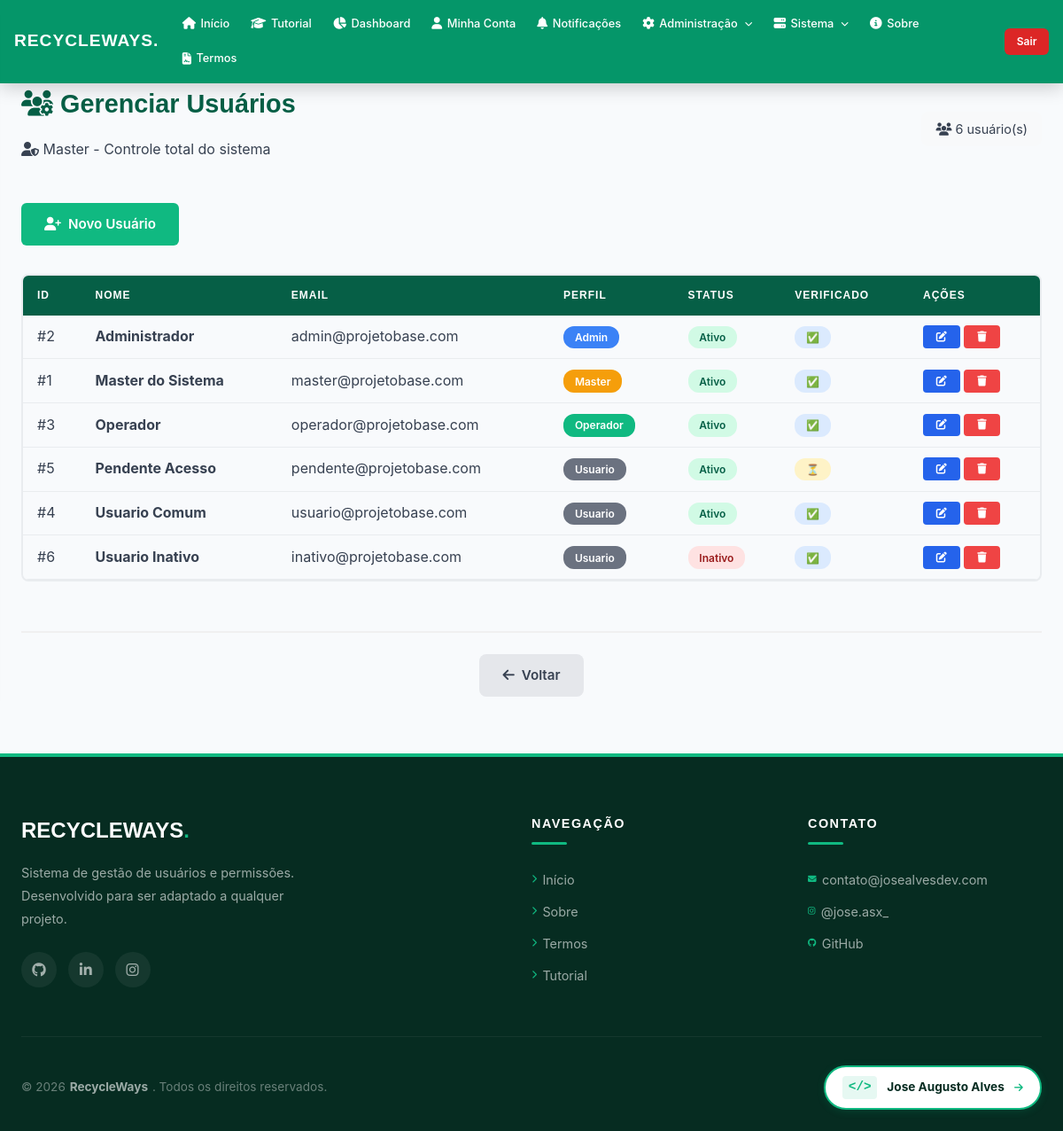
Page /RecycleWays/usuarios (signed in) on the committed database.
### tables this page shows
CREATE TABLE IF NOT EXISTS usuario (
    id_usuario INT PRIMARY KEY AUTO_INCREMENT,
    nome VARCHAR(150) NOT NULL,
    email VARCHAR(100) UNIQUE NOT NULL,
    senha VARCHAR(255) NOT NULL,
    telefone VARCHAR(15),
    data_nascimento DATE,
    ativo BOOLEAN DEFAULT TRUE,
    id_perfil INT NOT NULL DEFAULT 4,
    primeiro_acesso BOOLEAN DEFAULT TRUE,
    data_primeiro_acesso DATETIME,
    token_verificacao VARCHAR(64) NULL,
    email_verificado BOOLEAN DEFAULT FALSE,
    data_verificacao DATETIME NULL,
    data_criacao TIMESTAMP DEFAULT CURRENT_TIMESTAMP,
    data_atualizacao TIMESTAMP DEFAULT CURRENT_TIMESTAMP ON UPDATE CURRENT_TIMESTAMP,
    FOREIGN KEY (id_perfil) REFERENCES perfil(id_perfil)
);

CREATE TABLE IF NOT EXISTS perfil (
    id_perfil INT PRIMARY KEY AUTO_INCREMENT,
    perfil VARCHAR(20) UNIQUE NOT NULL
);

### app/Controllers/UsuarioController.php (called while the page is built, shortened)
<?php
require_once __DIR__ . '/../Core/App.php';
require_once __DIR__ . '/../Models/Usuario.php';
require_once __DIR__ . '/../Helpers/PaginationHelper.php';
class UsuarioController
{
    private $usuario;
    public function __construct()
    {
        $this->usuario = new Usuario();
    }
    public function index()
    {
        $pagina = (int) ($_GET['pagina'] ?? 1);
        $limite = 20;
        $total = $this->usuario->getTotal();
        $paginacao = PaginationHelper::paginate($total, $pagina, $limite);
        $usuarios = $this->usuario->getWithPagination($limite, $paginacao['offset']);
        require '../app/Views/usuarios/index.php';
    }
}

### app/Core/Router.php (called while the page is built, shortened)
<?php
require_once __DIR__ . '/App.php';
class Router
{
    private $routes = [
        'GET' => [],
        'POST' => []
    ];
    public function get($uri, $action, $roles = [])
    {
        $this->routes['GET'][$uri] = [
            'action' => $action,
            'roles' => $roles
        ];
    }
    public function post($uri, $action, $roles = [])
    {
        $this->routes['POST'][$uri] = [
            'action' => $action,
            'roles' => $roles
        ];
    }
    public function dispatch($requestUri)
    {
        $path = parse_url($requestUri, PHP_URL_PATH);
        $basePath = App::getBasePath();
        if ($basePath && strpos($path, $basePath) === 0) {
            $path = substr($path, strlen($basePath));
        }
        $method = $_SERVER['REQUEST_METHOD'];
        $route = $this->routes[$method][$path] ?? null;
        $params = [];
        $action = $route['action'];
        [$controller, $methodName] = explode('@', $action);
        $controllerInstance = new $controller();
        $controllerInstance->$methodName(...$params);
    }
}

### public/index.php (called while the page is built, shortened)
<?php
require_once __DIR__ . '/../app/Core/App.php';
require_once __DIR__ . '/../app/Config/database.php';
require_once __DIR__ . '/../app/Core/Router.php';
$router = new Router();
$router->dispatch($_SERVER['REQUEST_URI']);

### app/Models/Usuario.php (called while the page is built, shortened)
<?php
require_once __DIR__ . '/../Config/database.php';
class Usuario
{
    private $conn;
    public function __construct()
    {
        $this->conn = Database::getConnection();
    }
    public function getWithPagination(int $limite, int $offset): array
    {
        $sql = "SELECT u.*, p.perfil as nome_perfil
                FROM usuario u
                LEFT JOIN perfil p ON u.id_perfil = p.id_perfil
                ORDER BY u.nome ASC
                LIMIT ? OFFSET ?";
        $stmt = $this->conn->prepare($sql);
        $stmt->execute([$limite, $offset]);
        return $stmt->fetchAll(PDO::FETCH_ASSOC);
    }
    public function getTotal(): int
    {
        $sql = "SELECT COUNT(*) as total FROM usuario";
        $stmt = $this->conn->prepare($sql);
        $stmt->execute();
        $resultado = $stmt->fetch(PDO::FETCH_ASSOC);
        return (int) ($resultado['total'] ?? 0);
    }
}

### app/Core/App.php (called while the page is built, shortened)
<?php
class App
{
    private static $config = null;
    public static function init()
    {
        if (self::$config === null) {
            $envFile = __DIR__ . '/../../.env';
            self::$config = parse_ini_file($envFile);
        }
    }
    public static function get($key, $default = null)
    {
        return self::$config[$key] ?? $_ENV[$key] ?? $default;
    }
    public static function getName()
    {
        return self::get('APP_NAME', 'ProjetoBase');
    }
    public static function getBasePath()
    {
        return self::get('APP_BASE_PATH', '/' . self::getName());
    }
}

### app/Config/database.php (called while the page is built, shortened)
<?php
require_once __DIR__ . '/../Core/App.php';
class Database
{
    private static $connection = null;
    public static function getConnection()
    {
        if (self::$connection === null) {
            try {
                $host = App::get('DB_HOST', '127.0.0.1');
                $dbname = App::get('DB_NAME', 'ProjetoBase');
                $user = App::get('DB_USER', 'root');
                $pass = App::get('DB_PASS', '');
                $port = App::get('DB_PORT', '3306');
                if (strpos($host, ':') !== false) {
                    $dsn = "mysql:host={$host};dbname={$dbname};charset=utf8";
                } else {
                    $dsn = "mysql:host={$host};port={$port};dbname={$dbname};charset=utf8";
                }
                self::$connection = new PDO(
                    $dsn,
                    $user,
                    $pass,
                    [
                        PDO::ATTR_ERRMODE => PDO::ERRMODE_EXCEPTION,
                        PDO::ATTR_DEFAULT_FETCH_MODE => PDO::FETCH_ASSOC,
                        PDO::ATTR_EMULATE_PREPARES => false
                    ]
                );
            } catch (PDOException $e) {
                error_log("Erro de conexão com o banco: " . $e->getMessage());
                throw new Exception("Erro de conexão com o banco de dados: " . $e->getMessage());
            }
        }
        return self::$connection;
    }
}

### app/Helpers/PaginationHelper.php (called while the page is built, shortened)
<?php
class PaginationHelper
{
    public static function paginate($total, $paginaAtual = 1, $limite = 20)
    {
        $totalPaginas = ceil($total / $limite);
        $paginaAtual = max(1, min($paginaAtual, $totalPaginas));
        $offset = ($paginaAtual - 1) * $limite;
        return [
            'total' => $total,
            'totalPaginas' => $totalPaginas,
            'paginaAtual' => $paginaAtual,
            'limite' => $limite,
            'offset' => $offset
        ];
    }
}

### app/Views/usuarios/index.php (the view, shortened to what this page needs)
<?php
require_once __DIR__ . '/../layouts/header.php';
require_once __DIR__ . '/../layouts/nav.php';
?>
<section class="usuarios-section animate-in">
    <div class="container">
        <div class="usuarios-content">
            <div class="usuarios-hero">
                <div>
                    <h1><i class="fas fa-users-cog"></i> Gerenciar Usuários</h1>
                    <p class="usuarios-subtitle">
                        <i class="fas fa-user-shield"></i>
                        <?php if ($role == 1): ?>
                            Master - Controle total do sistema
                        <?php elseif ($role == 2): ?>
                            Admin - Gerencie usuários e atribua perfis
                        <?php endif; ?>
                    </p>
                </div>
                <span class="badge-count">
                    <i class="fas fa-users"></i> <?= $total ?? 0 ?> usuário(s)
                </span>
            </div>
            <div class="usuarios-actions">
                <?php if (in_array($role, [1, 2])): ?>
                    <a href="<?= $basePath ?>/usuarios/criar" class="btn btn-new">
                        <i class="fas fa-user-plus"></i> Novo Usuário
                    </a>
                <?php endif; ?>
            </div>
            <div class="usuarios-table-wrapper">
                <table>
                    <thead>
                        <tr>
                            <th>ID</th>
                            <th>Nome</th>
                            <th>Email</th>
                            <th>Perfil</th>
                            <th>Status</th>
                            <th>Verificado</th>
                            <th>Ações</th>
                        </tr>
                    </thead>
                    <tbody>
                        <?php foreach ($usuarios as $usuario): ?>
                            <tr>
                                <td>#<?= $usuario['id_usuario'] ?></td>
                                <td><strong><?= htmlspecialchars($usuario['nome']) ?></strong></td>
                                <td><?= htmlspecialchars($usuario['email']) ?></td>
                                <td>
                                    <span class="status-badge perfil-<?= $usuario['id_perfil'] ?>">
                                        <?= htmlspecialchars($usuario['nome_perfil'] ?? 'Usuario') ?>
                                    </span>
                                </td>
                                <td>
                                    <span class="status-badge <?= $usuario['ativo'] ? 'ativo' : 'inativo' ?>">
                                        <?= $usuario['ativo'] ? 'Ativo' : 'Inativo' ?>
                                    </span>
                                </td>
                                <td>
                                    <span class="status-badge <?= $usuario['email_verificado'] ? 'verificado' : 'pendente' ?>">
                                        <?= $usuario['email_verificado'] ? '✅' : '⏳' ?>
                                    </span>
                                </td>
                                <td>
                                    <div class="action-buttons">
                                        <?php if (in_array($role, [1, 2])): ?>
                                            <a href="<?= $basePath ?>/usuarios/editar?id=<?= $usuario['id_usuario'] ?>" class="btn btn-sm btn-edit">
                                                <i class="fas fa-edit"></i>
                                            </a>
                                        <?php endif; ?>
                                        <?php if ($role == 1): ?>
                                            <a href="<?= $basePath ?>/usuarios/excluir?id=<?= $usuario['id_usuario'] ?>" class="btn btn-sm btn-danger" onclick="return confirm('Tem certeza que deseja desativar este usuário?')">
                                                <i class="fas fa-trash"></i>
                                            </a>
                                        <?php endif; ?>
                                    </div>
                                </td>
                            </tr>
                        <?php endforeach; ?>
                    </tbody>
                </table>
            </div>
            <div class="usuarios-voltar">
                <a href="<?= $basePath ?>/" class="btn">
                    <i class="fas fa-arrow-left"></i> Voltar
                </a>
            </div>
        </div>
    </div>
</section>
<?php require_once __DIR__ . '/../layouts/footer.php'; ?>

### rows in the picture
usuario: id_usuario "2", nome "Administrador", email "admin@projetobase.com", id_perfil.perfil "Admin", ativo "Ativo"
usuario: id_usuario "1", nome "Master do Sistema", email "master@projetobase.com", id_perfil.perfil "Master", ativo "Ativo"
usuario: id_usuario "3", nome "Operador", email "operador@projetobase.com", id_perfil.perfil "Operador", ativo "Ativo"
usuario: id_usuario "5", nome "Pendente Acesso", email "pendente@projetobase.com", id_perfil.perfil "Usuario", ativo "Ativo"
usuario: id_usuario "4", nome "Usuario Comum", email "usuario@projetobase.com", id_perfil.perfil "Usuario", ativo "Ativo"
usuario: id_usuario "6", nome "Usuario Inativo", email "inativo@projetobase.com", id_perfil.perfil "Usuario", ativo "Inativo"

### other values in the picture
$appName "RECYCLEWAYS"
$label "Início"
$label "Tutorial"
$label "Dashboard"
$label "Minha Conta"
$label "Notificações"
$label "Sobre"
$label "Termos"
$total "6"
App::getName() "RECYCLEWAYS"
App::getName() "RecycleWays"
